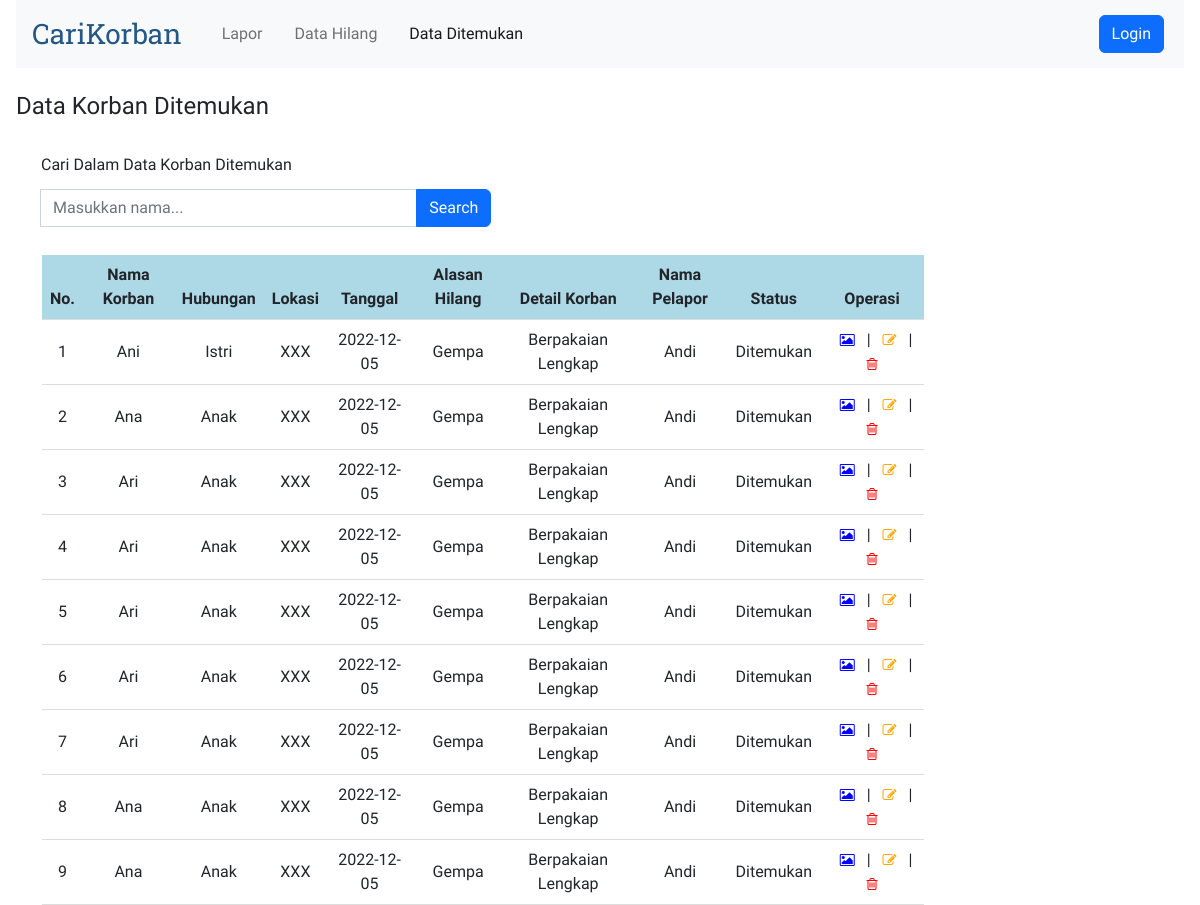
Before: /views/dataditemukan.php with the older database file.
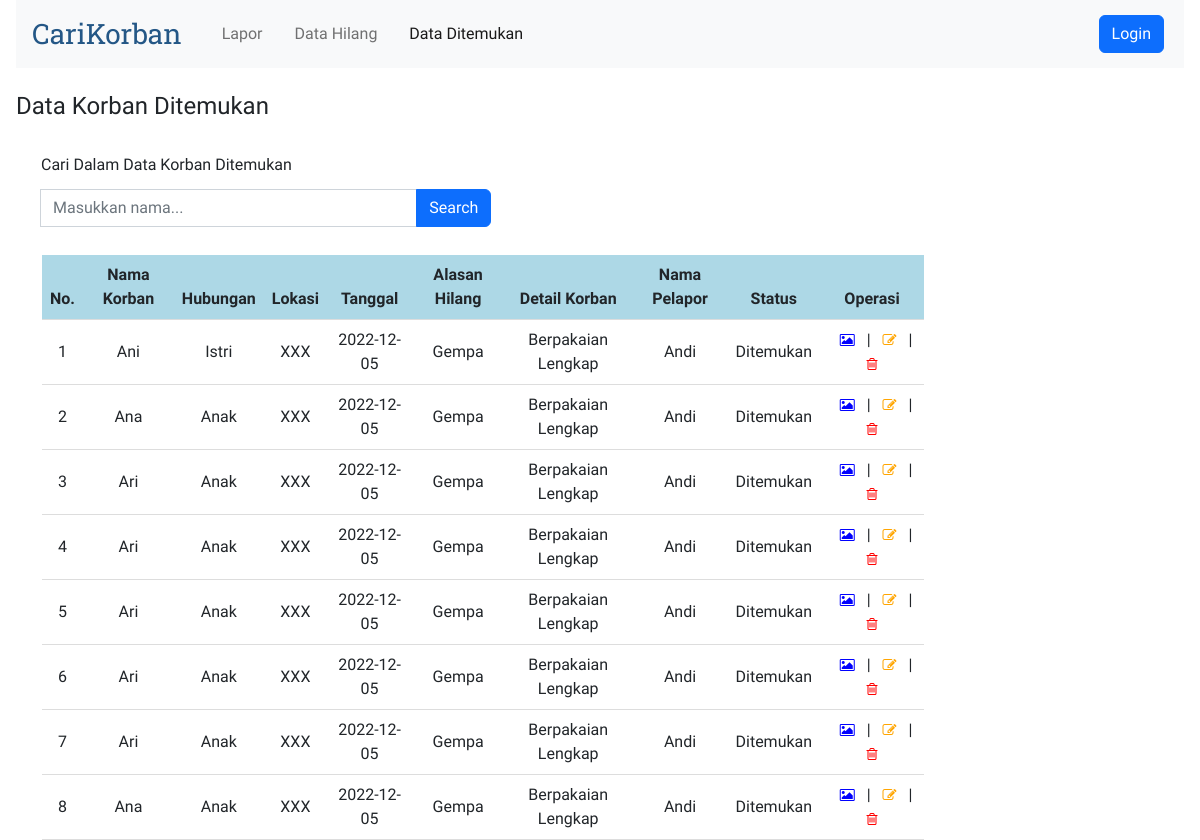
After: the same page with the newer database file.
### tables this page shows
CREATE TABLE `korban` (
  `idx` int(11) NOT NULL,
  `nama_korban` varchar(30) NOT NULL,
  `hubungan` varchar(10) NOT NULL,
  `lokasi` varchar(20) NOT NULL,
  `tanggal` varchar(30) NOT NULL,
  `alasan_hilang` varchar(30) NOT NULL,
  `detail` varchar(255) NOT NULL,
  `nama_pelapor` varchar(30) NOT NULL,
  `telepon` varchar(30) NOT NULL,
  `email` varchar(30) NOT NULL,
  `status` varchar(30) NOT NULL,
  `nama_gambar` varchar(255),
  `file_gambar` longblob
);

### connection.php (called while the page is built)
<?php
abstract class Connection
{
    protected function get_connection()
    {
        $host = "localhost";
        $database = "carikorban";
        $username = "root";
        $password = "";
        $connect = new mysqli($host, $username, $password, $database);
        return $connect;
    }
}

### models/korban.php (called while the page is built, shortened)
<?php
include '..\connection.php';
class KorbanDitemukan extends Korban
{
    private $conn;
    public function __construct()
    {
        $this->conn = $this->get_connection();
    }
    public function tampil_data()
    {
        $sql = "SELECT * FROM korban WHERE status = 'Ditemukan'";
        $bind = $this->conn->query($sql);
        while ($obj = $bind->fetch_object()) {
            $baris[] = $obj;
        }
        if (!empty($baris)) {
            return $baris;
        }
    }
}

### views/dataditemukan.php (the view, shortened to what the changed rows need)
<?php
include '..\models\korban.php';
$model2 = new KorbanDitemukan();
$index = 1;
?>
<!doctype html>
<html lang="en">
<head>
    <link rel="stylesheet" href="https://cdnjs.cloudflare.com/ajax/libs/font-awesome/4.7.0/css/font-awesome.min.css">
    <link href="https://cdn.jsdelivr.net/npm/bootstrap@5.2.3/dist/css/bootstrap.min.css" rel="stylesheet"
>
</head>
<body>
    <div>
        <br>
        <br>
        <br>
        <table class="table align-middle mb-0 bg-white">
            <thead style="background-color: lightblue;">
                <tr>
                    <th>No.</th>
                    <th>Nama Korban</th>
                    <th>Hubungan</th>
                    <th>Lokasi</th>
                    <th>Tanggal</th>
                    <th>Alasan Hilang</th>
                    <th>Detail Korban</th>
                    <th>Nama Pelapor</th>
                    <th>Status</th>
                    <?php if ($_SESSION['role'] == 'Guest') { ?>
                        <th><a title="Lihat Foto">Foto Korban</a></th>
                    <?php } else { ?>
                        <th><a title="Operasi">Operasi</a></th>
                    <?php } ?>
                </tr>
            </thead>
            <tbody>
                <?php
                if (isset($_GET['cari'])) {
                    $cari = $_GET['cari'];
                    $result = $model2->search($cari);
                } else {
                    $result = $model2->tampil_data();
                }
                if (!empty($result)) {
                    foreach ($result as $data): ?>
                        <tr>
                            <td>
                                <?= $index++ ?>
                            </td>
                            <td>
                                <?= $data->nama_korban ?>
                            </td>
                            <td>
                                <?= $data->hubungan ?>
                            </td>
                            <td>
                                <?= $data->lokasi ?>
                            </td>
                            <td>
                                <?= $data->tanggal ?>
                            </td>
                            <td>
                                <?= $data->alasan_hilang ?>
                            </td>
                            <td>
                                <?= $data->detail ?>
                            </td>
                            <td>
                                <?= $data->nama_pelapor ?>
                            </td>
                            <td>
                                <?= $data->status ?>
                            </td>
                            <td>
                                <?php if ($_SESSION['role'] == 'Guest') { ?>
                                    <a title="Lihat Foto" name="foto" id="foto" target="_blank" rel="noopener noreferrer"
                                        href="lihatfoto.php?idx=<?= $data->idx ?>"><i class="fa fa-picture-o"
                                            style="font-size:14px;color:blue"></i></a>
                                <?php } else { ?>
                                    <a title="Lihat Foto" name="foto" id="foto" target="_blank" rel="noopener noreferrer"
                                        href="lihatfoto.php?idx=<?= $data->idx ?>"><i class="fa fa-picture-o"
                                            style="font-size:14px;color:blue"></i></a>
                                    |
                                    <a title="Ubah" name="edit" id="edit" href="edit.php?idx=<?= $data->idx ?>"><i
                                            class="fa fa-edit" style="font-size:14px;color:orange"></i></a>
                                    |
                                    <a title="Hapus" name="hapus" id="hapus" href="..\models\process.php?idx=<?= $data->idx ?>"><i
                                            class="fa fa-trash-o" style="font-size:14px;color:red"></i></a>
                                <?php } ?>
                            </td>
                        </tr>
                    <?php endforeach;
                } else { ?>
                    <tr>
                        <td colspan="9">Belum ada data korban ditemukan.</td>
                    </tr>
                <?php } ?>
            </tbody>
        </table>
    </div>
</body>
</html>

Changed rows visible on the page:
removed korban: nama_korban "Ana", hubungan "Anak", lokasi "XXX", tanggal "2022-12-05", alasan_hilang "Gempa", detail "Berpakaian Lengkap", nama_pelapor "Andi", status "Ditemukan"
